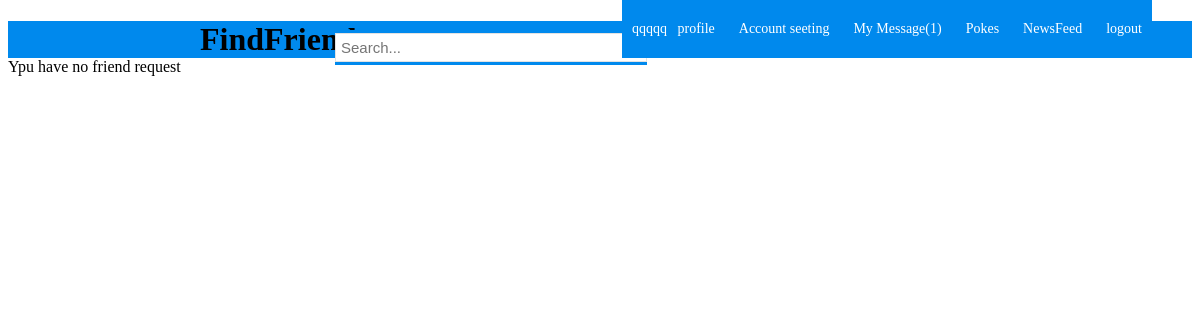
Page /friend_requests.php (signed in) on the earlier database version.
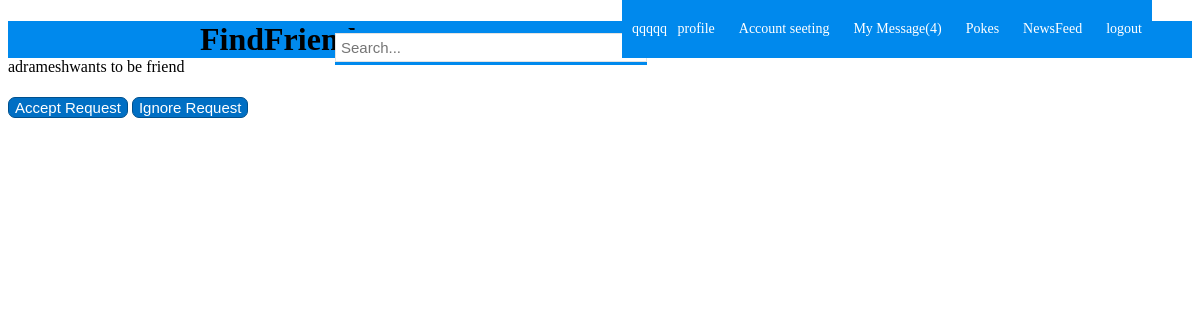
Same page on the later database version.
### tables this page shows
CREATE TABLE IF NOT EXISTS `friend_requests` (
`id` int(11) NOT NULL,
  `user_from` varchar(255) NOT NULL,
  `user_to` varchar(255) NOT NULL
);

### friend_requests.php (the view, shortened to what this page needs)
<?php
include("inc/header.inc.php");
?>
<?php
$findrequest=mysql_query("SELECT * FROM friend_requests WHERE user_to='$user' ");
$numrows=mysql_num_rows($findrequest);
if($numrows==0){
	echo "Ypu have no friend request";
}
else{
	while($get_row=mysql_fetch_assoc($findrequest)){
		$user_from=$get_row['user_from'];
		echo '' .$user_from .'wants to be friend' . '<br/><br/>';
 ?>
 <form action="friend_requests.php" method="post">
 <input type="submit" name="acceptrequest<?php echo $user_from ;?>" value="Accept Request">
 <input type="submit" name="ignorerequest<?php echo $user_from ;?>" value="Ignore Request">
 </form>
<?php
}
}
 ?>

### inc/header.inc.php (shortened to what this page needs)
<?php
if(!isset($_SESSION['user_login'])){
$user="";
}
else{
	$user=$_SESSION["user_login"];
}
 ?>
 <?php
$get_unread_query=mysql_query("SELECT opened FROM pvt_messages WHERE user_to='$user' && opened='no' ");
$unread_numrows=mysql_num_rows($get_unread_query);
$unread_numrows="(".$unread_numrows.")";
  ?>
<!DOCTYPE html>
<html>
<head>
	<link rel="stylesheet" type="text/css" href="css/style.css">
</head>
<body>
	<div class="headerMenu">
		<div id="wrapper">
			<div class="logo">
				<h1>FindFriend</h1>
			</div>
			<div class="search_box">
			<form action="search.php" method="GET" id="search">
				<input type="text" name="q" size="60" placeholder="Search..."/>
			</form>
			</div>
			<?php
			if(!$user) {
				echo
			'<div id="menu">
			<a href="index.php">Sign Up</a>
			<a href="index.php">login</a>
			 </div>';
			}
			else{
					echo
			'<div id="menu">
			<a href="'.$user.'">'.$user.' &nbsp;&nbsp;profile</a>
			<a href="account_seeting.php">Account seeting</a>
			<a href="my_message.php">My Message'.$unread_numrows.'</a>
			<a href="my_pokes.php">Pokes</a>
			<a href="home.php">NewsFeed</a>
			<a href="logout.php">logout</a>
			</div>';
			}
			 ?>
		</div>
	</div id="wrapper">

### css/style.css (style rules this page uses)
.headerMenu { background-color: #0089ED; height: 37px; border-bottom: 0px; padding-left: auto; padding-right: auto; width: 100%; }
#wrapper { margin-left: auto; margin-right: auto; height: auto; width: 800px; padding-top: 0px; padding-bottom: 0px; }
.search_box { background-color: #0089ED; position: absolute; top: 30px; margin-left: 135px; }
@media screen and (max-width: 1280px) { #menu { background-color: #0089ED; position: absolute; top: 0px; right: 0px; height: 37px; padding-top:19px; margin-right: 4% ; } }
#menu a { color: #FFFFFF; text-decoration: none; font-size: 14px; background-color: #0089ED; background-repeat: no-repeat; padding-top: 19px; padding-bottom: 22px; padding-left: 10px; padding-right: 10px; }
input[type="text"] { background-color: #ffffff; border:1px solid #E2E2E2; font-size: 15px; padding: 5px; width: 300px; margin-bottom: 3px; margin-top: 3px; outline: none; }
input[type="submit"] { background-color: #006FC4; border:1px solid #00508D; font-size: 15px; color: #FFFFFF; margin-bottom: 3px; margin-top: 3px; border-radius: 7px; }

Differences in the rows shown:
added friend_requests: user_from "adramesh"
Other differences:
$unread_numrows: "(1)" → "(4)"
text no longer shown: "Ypu have no friend request"
